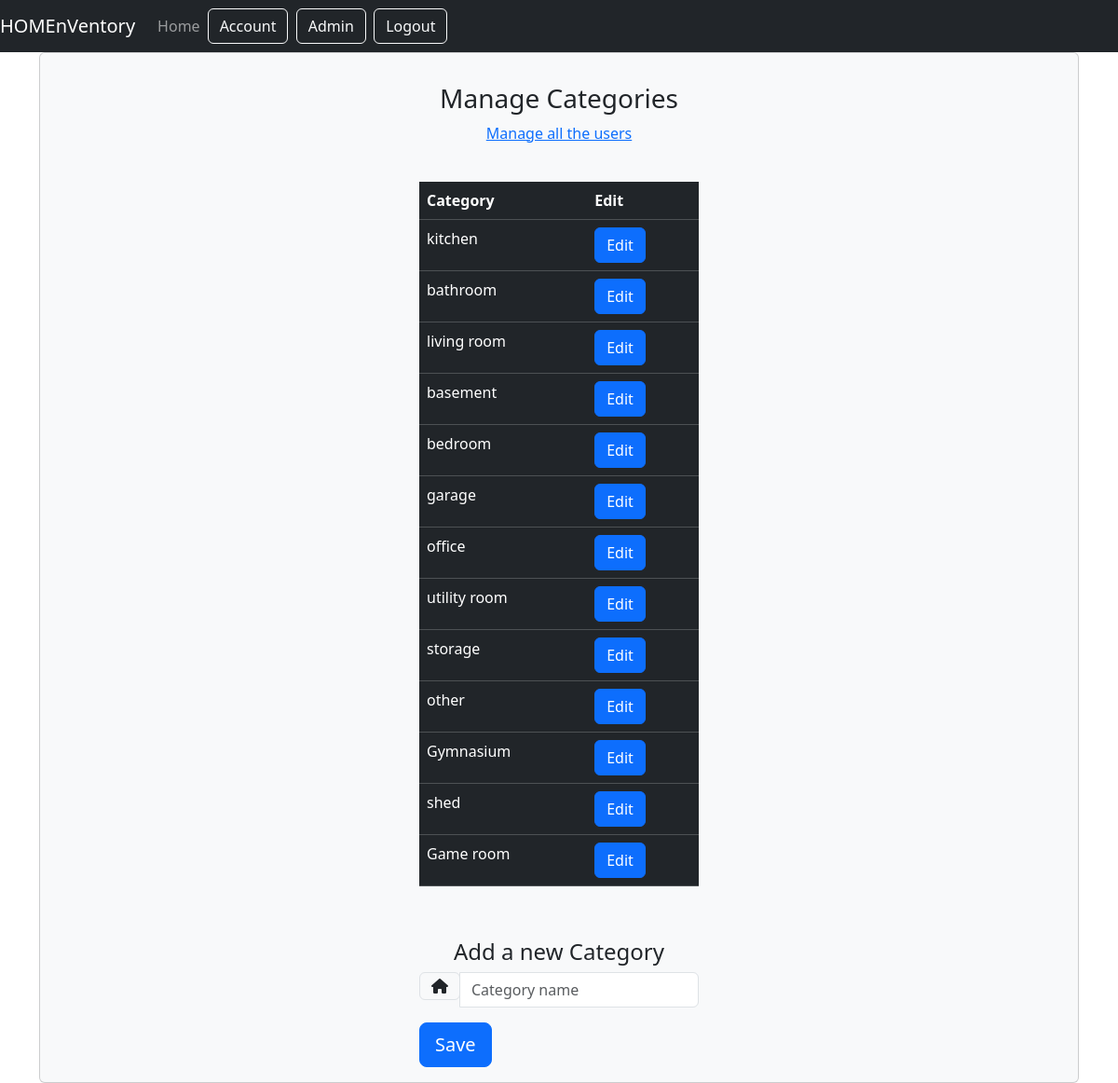
Page /manage_categories/ (signed in) on the earlier database version.
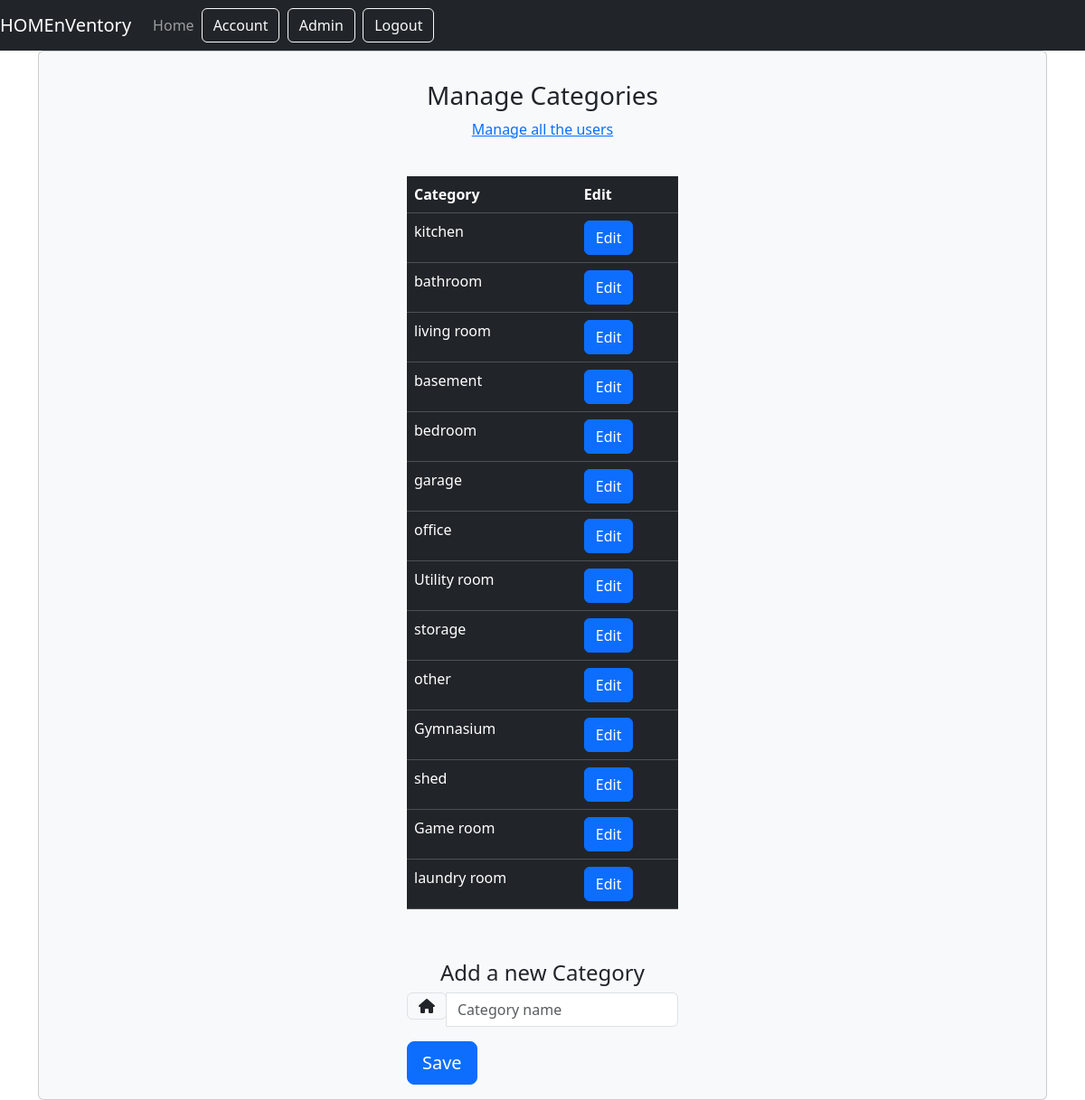
Same page on the later database version.
### inventory/models.py (models this page shows, shortened)
class Category(models.Model):
    category_name = models.CharField(max_length=25)
    class Meta:
        verbose_name = 'Category'
        verbose_name_plural = 'Categories'

### inventory/views.py (the view)
# urls.py: path('manage_categories/', views.manage_categories_view, name='manage_categories'),
def manage_categories_view(request):
    context = {}
    user = request.user
    if not user.is_authenticated:
        return redirect("login")
    if not user.is_admin:
        return redirect("index")
    categories = Category.objects.all()
    context['categories'] = categories
    form = AddCategoryForm(request.POST or None)
    if request.POST:
        if form.is_valid():
            form.save()
            category_name = form.cleaned_data.get('category_name')
            messages.success(request, 'Category added successfully')
    context['add_category_form'] = form
    return render(request, "manage_categories.html", context)

### inventory/forms.py (shortened to what this page needs)
class AddCategoryForm(forms.ModelForm):
    class Meta:
        model = Category
        fields = ['category_name']

### inventory/templates/manage_categories.html (shortened to what this page needs)
{% extends 'base.html' %}
{% block content %}
    <div class="container">
        <div class="card bg-light">
            <article class="card-body mx-auto" style="max-width: 400px">
                <form class="form-singin" method="post">
                     <h3 class="card-title mt-3 text-center">Manage Categories</h3>
                    <p class="text-center"><a href="{% url 'admin_management'%}">Manage all the users</a> </p>
                    <br />
                    <table class="table table-dark">
                        <thead>
                            <tr>
                                <th scope="col">Category</th>
                                <th scope="col">Edit</th>
                            </tr>
                        </thead>
                        {% for category in categories %}
                            <tr>
                                <td>{{category.category_name}}</td>
                                <td>
                                    <a class="btn btn-primary" href="{% url 'edit_category'  category.category_name %}">Edit</a>
                                </td>
                            </tr>
                        {% endfor %}
                    </table>
                    <br />
                    <h4 class="mt-3 text-center">Add a new Category</h4>
                    <form class="add-form" method="post">
                        <div class="form-group input-group text-center">
                            <div class="input-group-prepend">
                                <span class="input-group-text"> <i class="fa fa-home"></i> </span>
                            </div>
                            <input type="text" name="category_name" id="categoryName" class="form-control"
                                   placeholder="Category name" required>
                        </div>
                        <button class="btn btn-lg btn-primary btn-block" name="save_category" type="submit">Save</button>
                    </form>
                </form>
            </article>
        </div>
    </div>
{% endblock %}

Differences in the rows shown:
changed Category: category_name "utility room" → "Utility room"
added Category: category_name "laundry room"
